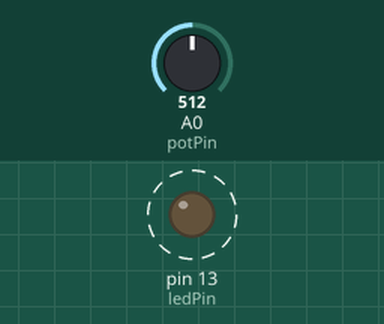
Simulated run of this sketch. Board: Arduino Uno, built with avr-gcc and run on an emulated ATmega328P. Shown: output pins drawn as LEDs (lit = HIGH). Dashed ring = blinking. The inputs (shaded band) are chosen by the test bench; at power-on: A0 (potPin) = 512.

Above: at 1.9 s.
2.0 s: A0 (potPin) set to 122
At 2.71 s:
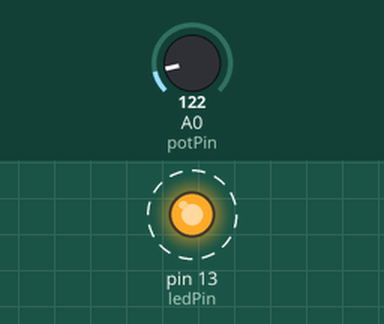
5.5 s: A0 (potPin) set to 0
At 5.76 s:
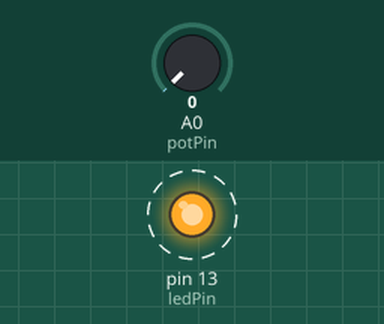
Timing chart, 0 to 15.0 s (numbered marks = the images above; inputs shaded):
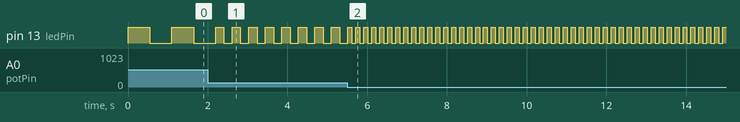

Measured:
- after the input at 2.0 s, pin 13 (ledPin): alternates HIGH for 0.21 s and LOW for 0.21 s, starting after 0.41 s
- after the input at 5.5 s, pin 13 (ledPin): alternates HIGH for 0.10 s and LOW for 0.10 s, starting after 0.11 s
- by itself, pin 13 (ledPin): alternates HIGH for 0.55 s and LOW for 0.55 s

The sketch:

pisca-poten.ino
```cpp
int ledPin = 13;      // Pino onde o LED está conectado
int potPin = A0;      // Pino do potenciômetro
int potValue = 0;     // Variável para armazenar o valor lido do potenciômetro
int delayTime = 0;    // Variável para o tempo de delay

void setup() {
  pinMode(ledPin, OUTPUT);  // Define o pino do LED como saída
}

void loop() {
  potValue = analogRead(potPin);   // Lê o valor do potenciômetro (0 a 1023)

  // Converte o valor lido para um intervalo de tempo adequado
  // Vamos mapear de 100ms a 1000ms (1 segundo)
  delayTime = map(potValue, 0, 1023, 100, 1000);

  // Liga o LED
  digitalWrite(ledPin, HIGH);
  delay(delayTime);  // Aguarda o tempo mapeado

  // Desliga o LED
  digitalWrite(ledPin, LOW);
  delay(delayTime);  // Aguarda o mesmo tempo antes de ligar novamente
}
```
